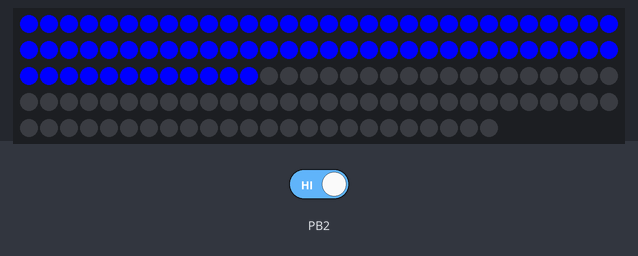
A sketch run on a simulated ATtiny85, built with avr-gcc and run on an emulated ATtiny85. Shown: 144 RGB LEDs in strip order, left to right, continuing on the next row. The inputs (shaded band) are chosen by the test bench; at power-on: PB2 HIGH. What the sketch prints to the serial monitor is not drawn.

Above: at 1.2 s.

The sketch:

sketch_prot_e_connect__band_led2.ino
```cpp
// ----------------------------------------------------------------------------
// includes
// ----------------------------------------------------------------------------
#include "LPD8806.h"
#include "SPI.h" // Comment out this line if using Trinket or Gemma
#ifdef __AVR_ATtiny85__
#include <avr/power.h>
#endif

// ----------------------------------------------------------------------------
// variables
// ----------------------------------------------------------------------------
// LEDs
int nLEDs = 144;
int dataPin  = 6;//vert
int clockPin = 5;//bleu
LPD8806 strip = LPD8806(nLEDs, dataPin, clockPin);

// Bouton Gauche
int switchStateBoutonGauche = 0;
int prevSwitchStateBoutonGauche = 0;
unsigned long timeStartBoutonGauche = 0;
unsigned long timeBoutonGauche = 0;
boolean ledsGaucheOn = false;

// Index des Leds pour la gauche
int ledsIndexGaucheDebut = 0;
int ledsIndexGaucheFin = nLEDs / 2;
int ledsIndexGaucheChenille = ledsIndexGaucheDebut;


// Bouton Droit
int switchStateBoutonDroite = 0;
int prevSwitchStateBoutonDroite = 0;
unsigned long timeStartBoutonDroite = 0;
unsigned long timeBoutonDroite = 0;
boolean ledsDroiteOn = false;

// Index des Leds pour la droite
int ledsIndexDroiteDebut = nLEDs / 2 + 1;
int ledsIndexDroiteFin = nLEDs - 1;
int ledsIndexDroiteChenille = ledsIndexDroiteDebut;


// Clignotement (en millisecondes)
int periodeClignotement  = 50;
int periodeChenille  = 10;
int mode = 0; // 0 = clignote , 1 = chenille

// ----------------------------------------------------------------------------
// setup
// ----------------------------------------------------------------------------
void setup()
{
#if defined(__AVR_ATtiny85__) && (F_CPU == 16000000L)
  clock_prescale_set(clock_div_1); // Enable 16 MHz on Trinket
#endif

  Serial.begin(9600);
  strip.begin();
}

// ----------------------------------------------------------------------------
// loop
// ----------------------------------------------------------------------------
void loop()
{
  prevSwitchStateBoutonGauche = switchStateBoutonGauche;
  prevSwitchStateBoutonDroite = switchStateBoutonDroite;

  // Lit l'état des boutons
  // LOW = relâché
  // HIGH = appuyé
  switchStateBoutonGauche = digitalRead(2);
  switchStateBoutonDroite = digitalRead(8);

  // Détecte l'appui sur les boutons
  if (prevSwitchStateBoutonGauche == LOW && switchStateBoutonGauche == HIGH)
  {
    timeStartBoutonGauche = millis();
    ledsGaucheOn = true;
    ledsIndexGaucheChenille = ledsIndexGaucheDebut;
    Serial.println("APPUI BOUTON GAUCHE");
  }

  if (prevSwitchStateBoutonDroite == LOW && switchStateBoutonDroite == HIGH)
  {
    timeStartBoutonDroite = millis();
    ledsDroiteOn = true;
    ledsIndexDroiteChenille = ledsIndexDroiteDebut;
    Serial.println("APPUI BOUTON DROIT");
  }

  // --------------------------------
  // Bouton gauche
  // --------------------------------
  if (switchStateBoutonGauche == LOW)
  {
    // Au repos quand le bouton n'est pas appuyé (0,0,0) = éteinte
    setColorLeds(strip.Color(  0,   0, 0), ledsIndexGaucheDebut, ledsIndexGaucheFin);
  }
  else
  {
    timeBoutonGauche = millis() - timeStartBoutonGauche;

    // Clignotement
    if ( mode == 0)
    {
      if (timeBoutonGauche >= periodeClignotement)
      {
        ledsGaucheOn = !ledsGaucheOn;
        timeStartBoutonGauche = millis();
      }
      if (ledsGaucheOn)
        setColorLeds(strip.Color(  0,   0, 127), ledsIndexGaucheDebut, ledsIndexGaucheFin); // clignote on
      else
        setColorLeds(strip.Color(  0,   0, 0), ledsIndexGaucheDebut, ledsIndexGaucheFin); // clignote off
    }

    // Chenille
    else if (mode == 1)
    {
      if (timeBoutonGauche > periodeChenille)
      {
        timeStartBoutonGauche = millis();
        ledsIndexGaucheChenille++;
        if (ledsIndexGaucheChenille >= ledsIndexGaucheFin)
        {
          ledsIndexGaucheChenille = ledsIndexGaucheDebut;
          setColorLeds(strip.Color(  0,   0, 0), ledsIndexGaucheDebut, ledsIndexGaucheFin);
        }
      }
      setColorLeds(strip.Color(  0,   0, 127), ledsIndexGaucheDebut, ledsIndexGaucheChenille);
    }

  }

  // --------------------------------
  // Bouton droite
  // --------------------------------
  if (switchStateBoutonDroite == LOW)
  {
    setColorLeds(strip.Color(  0,   0, 0), ledsIndexDroiteDebut, ledsIndexDroiteFin);
  }
  else
  {
    timeBoutonDroite = millis() - timeStartBoutonDroite;

    // Clignotement
    if (mode == 0)
    {

      if (timeBoutonDroite >= periodeClignotement)
      {
        ledsDroiteOn = !ledsDroiteOn;
        timeStartBoutonDroite = millis();
      }
      if (ledsDroiteOn)
        setColorLeds(strip.Color(  0,   0, 127), ledsIndexDroiteDebut, ledsIndexDroiteFin);  // clignote on
      else
        setColorLeds(strip.Color(  0,   0, 0), ledsIndexDroiteDebut, ledsIndexDroiteFin);  // clignote off
    }
    // Chenille
    else if (mode == 1)
    {
      if (timeBoutonDroite > periodeChenille)
      {
        timeStartBoutonDroite = millis();
        ledsIndexDroiteChenille++;
        if (ledsIndexDroiteChenille >= ledsIndexDroiteFin)
        {
          ledsIndexDroiteChenille = ledsIndexDroiteDebut;
          setColorLeds(strip.Color(  0,   0, 0), ledsIndexDroiteDebut, ledsIndexDroiteFin);
        }
      }
      setColorLeds(strip.Color(  0,   0, 127), ledsIndexDroiteDebut, ledsIndexDroiteChenille);
    }
  }
}
// ----------------------------------------------------------------------------
// setColorLeds
// ----------------------------------------------------------------------------
void setColorLeds(uint32_t c, int indexStart, int indexEnd)
{
  for (int i = indexStart; i < indexEnd; i++)
  {
    strip.setPixelColor(i, c);
  }
  strip.show();
}
```
